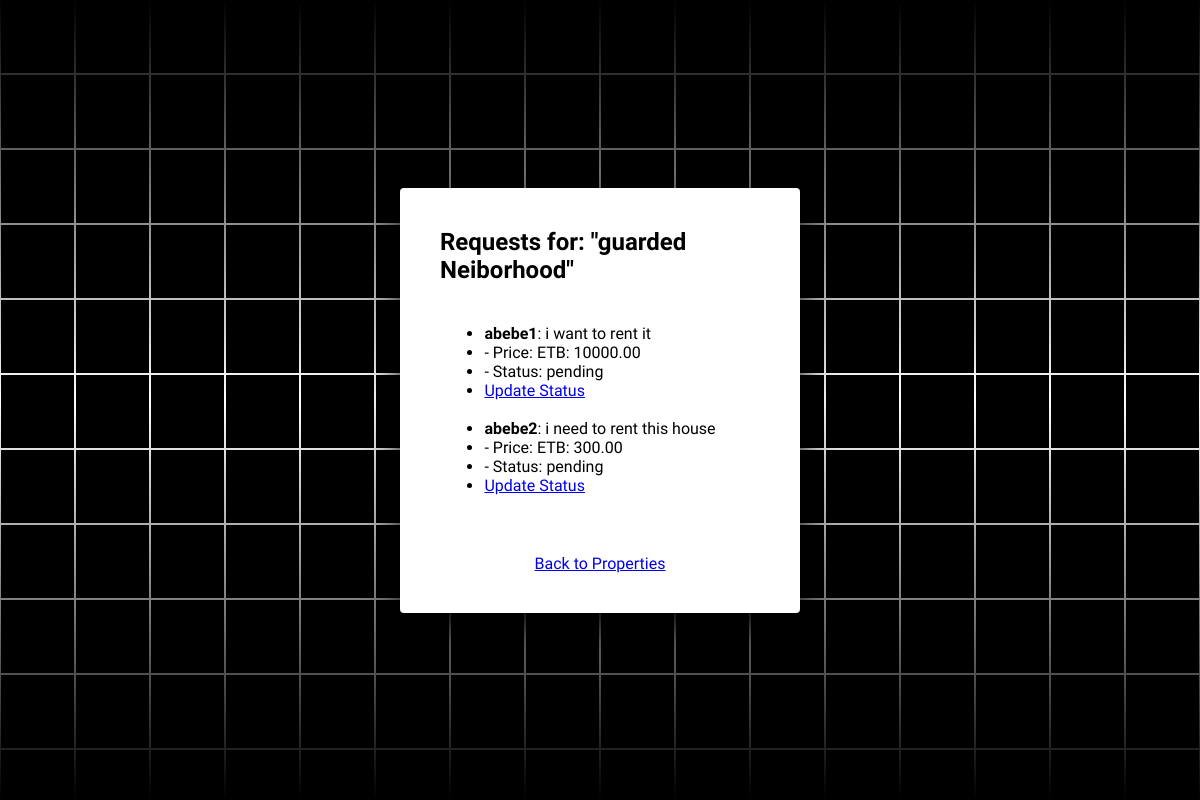
Screenshot of /view_request/1/ (signed in) with the database file from the repository.
### main/models.py (models this page shows, shortened)
class Property(models.Model):
    user = models.ForeignKey(User, on_delete=models.CASCADE)
    title = models.CharField(max_length=122)
    description = models.TextField()
    PROPERTY_TYPES = [('villa', 'Villa'), ('apartment', 'Apartment'), ('office', 'Office')]
    PROPERTY_FOR = [('sale', 'Sale'), ('rent', 'Rent')]
    AVAILABILITY_CHOICES = [
        ('available', 'Available'),
        ('rented', 'Rented'),
        ('unavailable', 'Unavailable'),
        ('sold', 'Sold')
    ]
    property_type = models.CharField(max_length=122, choices=PROPERTY_TYPES, default='villa')
    property_for = models.CharField(max_length=122, choices=PROPERTY_FOR, default='sale')
    available = models.CharField(max_length=122, choices=AVAILABILITY_CHOICES, default='available')
    image = models.ImageField(upload_to='property_images', default='static/website/img/logo.jpg')
    bedrooms = models.IntegerField(default=0)
    bathrooms = models.IntegerField(default=0)
    price = models.IntegerField(default=0)
    area = models.IntegerField(default=0)
    location = models.CharField(max_length=122)

class Request(models.Model):
    user = models.ForeignKey(User, on_delete=models.CASCADE)
    property = models.ForeignKey(Property, on_delete=models.CASCADE)
    price = models.DecimalField(max_digits=10, decimal_places=2)
    description = models.TextField()
    PROPERTY_FOR = [('sale', 'Sale'), ('rent', 'Rent')]
    property_for = models.CharField(max_length=10, choices=PROPERTY_FOR, default='sale')
    STATUS_CHOICES = [
        ('pending', 'Pending'),
        ('accepted', 'Accepted'),
        ('rejected', 'Rejected'),
    ]
    status = models.CharField(max_length=10, choices=STATUS_CHOICES, default='pending')

### main/views.py (the view)
# urls.py: path('view_request/<int:property_id>/', views.view_requests, name='view_requests'),
@login_required(login_url='login')
def view_requests(request, property_id):
    property_obj = get_object_or_404(Property, id=property_id, user=request.user)
    requests = Request.objects.filter(property=property_obj)
    return render(request, 'view_requests.html', {'property': property_obj, 'requests': requests})

### main/templates/view_requests.html (shortened to what this page needs)
{% load static %}
<!DOCTYPE html>
<html lang="en">
 <head>
  <link rel="stylesheet" href="{% static 'website/css/style1.css' %}">
 </head>
 <body>
  <section> <span></span> <span></span> <span></span> <span></span> <span></span> <span></span> <span></span> <span></span> <span></span> <span></span> <span></span> <span></span> <span></span> <span></span> <span></span> <span></span> <span></span> <span></span> <span></span> <span></span> <span></span> <span></span> <span></span> <span></span> <span></span> <span></span> <span></span> <span></span> <span></span> <span></span> <span></span> <span></span> <span></span> <span></span> <span></span> <span></span> <span></span> <span></span> <span></span> <span></span> <span></span> <span></span> <span></span> <span></span> <span></span> <span></span> <span></span> <span></span> <span></span> <span></span> <span></span> <span></span> <span></span> <span></span> <span></span> <span></span> <span></span> <span></span> <span></span> <span></span> <span></span> <span></span> <span></span> <span></span> <span></span> <span></span> <span></span> <span></span> <span></span> <span></span> <span></span> <span></span> <span></span> <span></span> <span></span> <span></span> <span></span> <span></span> <span></span> <span></span> <span></span> <span></span> <span></span> <span></span> <span></span> <span></span> <span></span> <span></span> <span></span> <span></span> <span></span> <span></span> <span></span> <span></span> <span></span> <span></span> <span></span> <span></span> <span></span> <span></span> <span></span> <span></span> <span></span> <span></span> <span></span> <span></span> <span></span> <span></span> <span></span> <span></span> <span></span> <span></span> <span></span> <span></span> <span></span> <span></span> <span></span> <span></span> <span></span> <span></span> <span></span> <span></span> <span></span> <span></span> <span></span> <span></span> <span></span> <span></span> <span></span> <span></span> <span></span> <span></span> <span></span> <span></span> <span></span> <span></span> <span></span> <span></span> <span></span> <span></span> <span></span> <span></span> <span></span> <span></span> <span></span> <span></span>
   <div class="signin">
    <div class="content">
        <h1>Requests for: "{{ property.title }}"</h1>
        {% if requests %}
            <ul>
                {% for request in requests %}
                    <li>
                        <strong>{{ request.user.username }}</strong>: {{ request.description }}
                    </li>
                    <li>- Price: ETB: {{ request.price }}</li>
                    <li>- Status: {{ request.status }}</li>
                    <li>
                        <a href="{% url 'update_requests' request.id %}">Update Status</a>
                    </li>
                    <br>
                {% endfor %}
            </ul>
        {% else %}
            <p>No requests found for this property.</p>
        {% endif %}
        <a href="{% url 'property-list' %}">Back to Properties</a>
    </div>
   </div>
  </section>
 </body>
</html>

### static/website/css/style1.css (style rules this page uses)
* { margin: 0; padding: 0; box-sizing: border-box; font-family: 'Quicksand', sans-serif; }
body { display: flex; justify-content: center; align-items: center; min-height: 100vh; background: white; }
section { position: absolute; width: 100vw; height: 100vh; display: flex; justify-content: center; align-items: center; gap: 2px; flex-wrap: wrap; overflow: hidden; }
section::before { content: ''; position: absolute; width: 100%; height: 100%; background: linear-gradient(#000,white,#000); }
section span { position: relative; display: block; width: calc(6.25vw - 2px); height: calc(6.25vw - 2px); background: black; z-index: 2; transition: 1.5s; }
section .signin { position: absolute; width: 400px; background: white; z-index: 1000; display: flex; justify-content: center; align-items: center; padding: 40px; border-radius: 4px; box-shadow: 0 15px 35px rgba(0,0,0,9); }
section .signin .content { position: relative; width: 100%; display: flex; justify-content: center; align-items: center; flex-direction: column; gap: 40px; }

### rows the page displays
Property: title "guarded Neiborhood"
Request: user.username "abebe1", description "i want to rent it", price "10000.00", status "pending"
Request: user.username "abebe2", description "i need to rent this house", price "300.00", status "pending"
